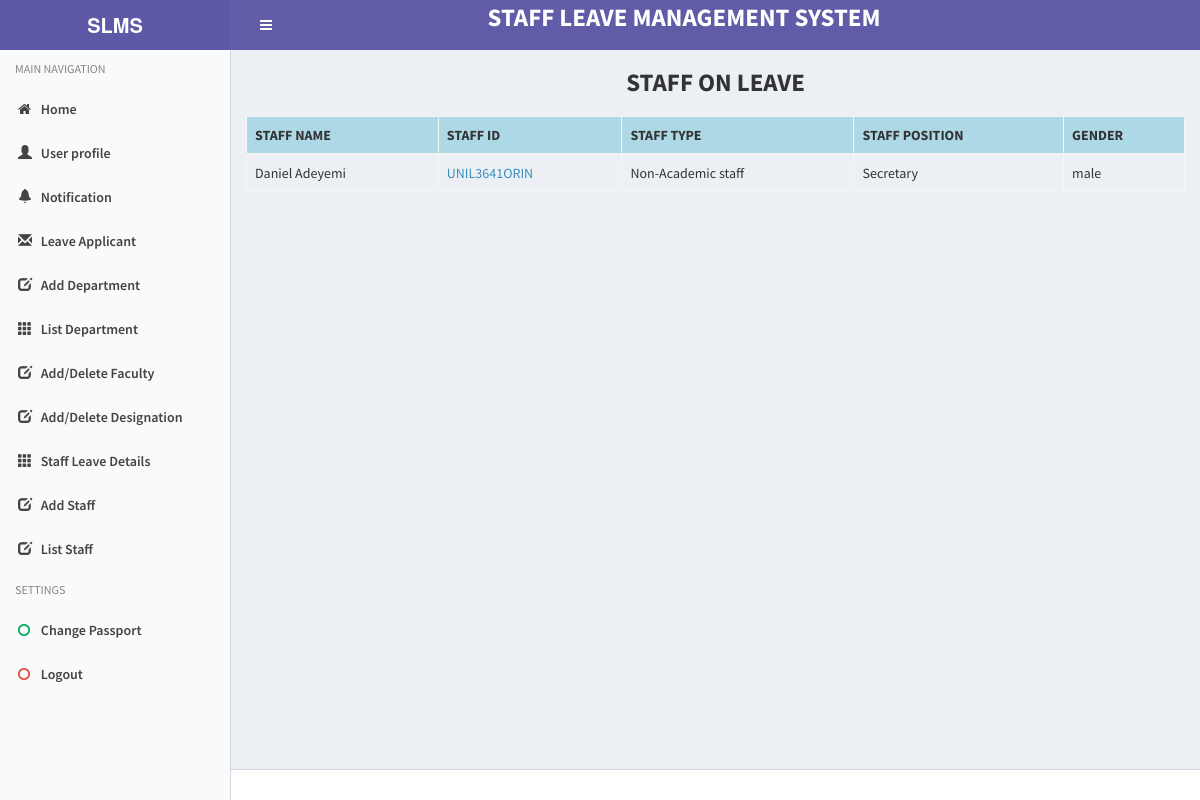
The page /leaveDetail.php (signed in) on the database its author committed.
### tables this page shows
CREATE TABLE `staffdetails` (
  `staff_detail_id` int(11) NOT NULL,
  `name` text NOT NULL,
  `dob` date NOT NULL,
  `gender` text NOT NULL,
  `staff_id` varchar(255) NOT NULL,
  `staff_type` text NOT NULL,
  `department` text NOT NULL,
  `faculty` text NOT NULL,
  `position` text NOT NULL,
  `level` int(255) NOT NULL,
  `passport` varchar(255) NOT NULL,
  `phoneNo` varchar(255) NOT NULL,
  `email` varchar(255) NOT NULL,
  `address` varchar(255) NOT NULL,
  `password` varchar(255) NOT NULL,
  `leavestatus` int(11) NOT NULL
);

### leaveDetail.php (the view, shortened to what this page needs)
<?php
  if(isset($_SESSION['staff_id']))
  {
  if ($_SESSION['level'] == 3)
  {
?>
<!DOCTYPE html>
<html>
  <head>
    <link rel="stylesheet" href="app/assets/css/bootstrap.min.css">
    <link rel="stylesheet" href="app/assets/css/bootstrap-theme.min.css">
    <link rel="stylesheet" href="app/assets/css/font-awesome.css">
    <link rel="stylesheet" href="app/dist/css/AdminLTE.min.css">
    <link rel="stylesheet" href="app/dist/css/skins/_all-skins.min.css">
    <link href="app/assets/css/dataTables.bootstrap.min.css" rel="stylesheet">
    <link rel="stylesheet" href="app/assets/plugins/magic/magic.css" />
    <link rel="stylesheet" href="app/assets/css/bootstrap-fileupload.min.css" />
    <link rel="stylesheet" href="app/assets/css/main.css" />
    <link rel="stylesheet" href="app/assets/css/theme.css" />
    <link rel="stylesheet" href="app/assets/css/MoneAdmin.css" />
  </head>
  <body class="hold-transition skin-purple-light sidebar-mini">
    <div class="wrapper">
      <header class="main-header">
        <a href="index.php" class="logo">
          <span class="logo-lg"><b>SLMS</b></span>
        </a>
        <nav class="navbar navbar-static-top" role="navigation">
          <div class="col-md-3"><a href="#" class="sidebar-toggle" data-toggle="offcanvas" role="button">
          </a></div>
           <div class="col-md-9 col-sm-0"><span class="logo-lg" style="font-size: 25px; font-weight: bolder; color: #FFF; ">STAFF LEAVE MANAGEMENT SYSTEM</span></div>
        </nav>
      </header>
      <aside class="main-sidebar">
        <section class="sidebar">
          <ul class="sidebar-menu">
            <?php include_once('navigation/AdminNavigation.php'); ?>
          </ul>
        </section>
      </aside>
      <div class="content-wrapper">
        <section class="content-header" style="text-align: center; font-size: 25px; "><b>STAFF ON LEAVE</b></section>
        <section class="content">
           <form method="post" action="process.php">
            <div class="row">
            <div class="col-md-12">
              <div class="table-responsive">
              <table class="table table-bordered">
              <thead style="background-color:lightblue;">
                <tr>
                  <th>STAFF NAME</th>
                  <th>STAFF ID</th>
                  <th>STAFF TYPE</th>
                  <th>STAFF POSITION</th>
                  <th>GENDER</th>
                </tr>
              </thead>
              <tbody>
                <?php
                $sql = "SELECT * FROM staffdetails WHERE leavestatus = 1";
                $query = mysql_query($sql) or die(mysql_error());
                if(mysql_fetch_array($query) != null){
                $sql1 = "SELECT * FROM staffdetails WHERE leavestatus = 1";
                $query1 = mysql_query($sql1) or die(mysql_error());
               while ($result = mysql_fetch_array($query1)) {
                   echo '<tr>
                   <td>'.$result[1].'</td>
                   <td><a href="UsersLeaveDetails.php?id='.$result[4].'">'.$result[4].'</a></td>
                   <td>'.$result[5].'</td>
                   <td>'.$result[8].'</td>
                   <td>'.$result[3].'</td>
                   </tr>';
                        }
                    }
                    else{
                      ?>
                        <tr>
                          <td colspan="3"><center><b style="color:red; font-size: 20px;"><i>"  No staff is currently on leave  "</i></b></center></td>
                        </tr>
                      <?php
                    }
              ?>
              </tbody>
            </table>
           </div>
          </div>
          </div>
           </form>
        </section>
      </div>
      <footer class="main-footer">
      </footer>
</div>
</body>
</html>
<?php
  }
  }
  else
  {
   header("Location: stafflogin.php?id=error");
  }
?>

### app/assets/css/main.css (style rules this page uses)
@media (min-width: 768px) { html, body { height: 100%; } }

### app/assets/css/MoneAdmin.css (style rules this page uses)
body { background-color: #f8f8f8; }

### leaveDetail.php (style rules this page uses)
body { background: lightblue; }

### rows shown on the page
staffdetails: name "Daniel Adeyemi", staff "UNIL3641ORIN", staff_type "Non-Academic staff", position "Secretary", gender "male"
